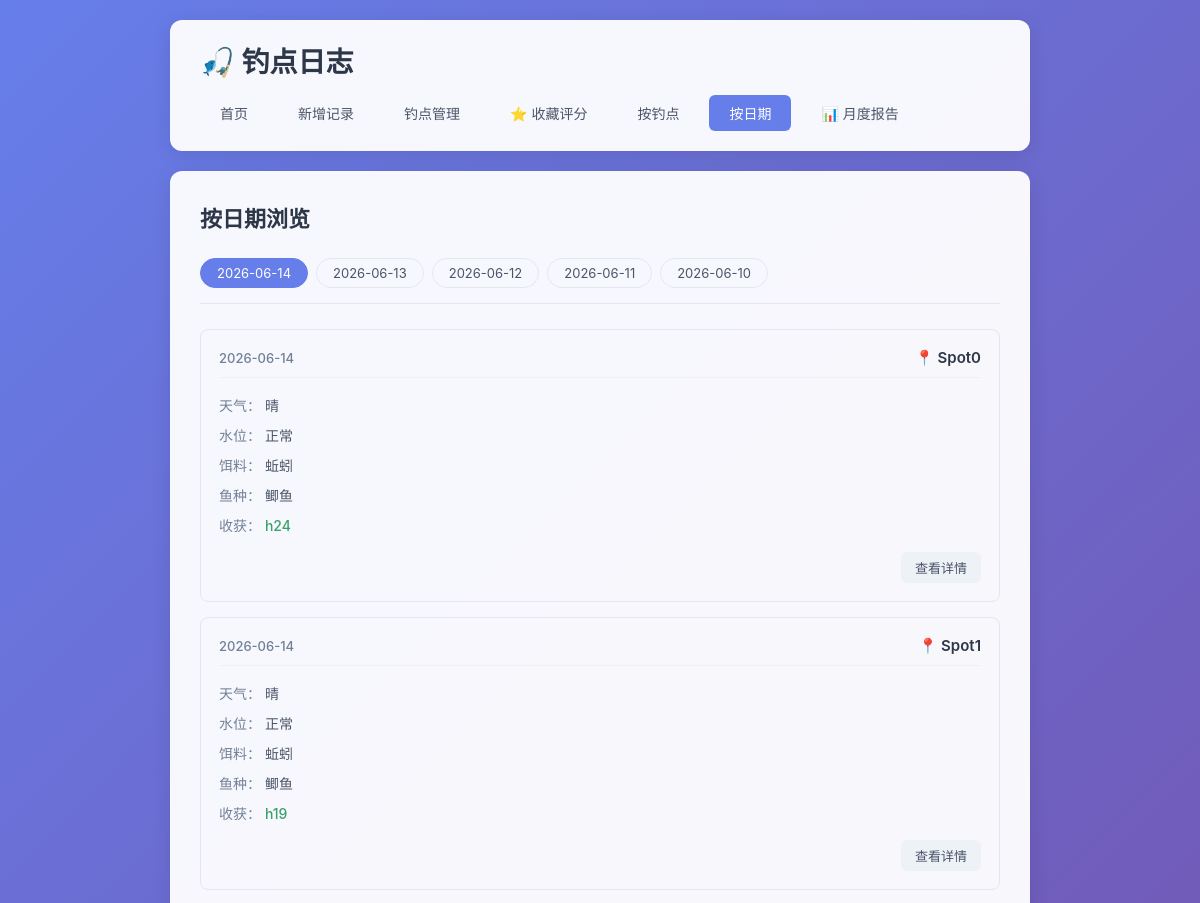
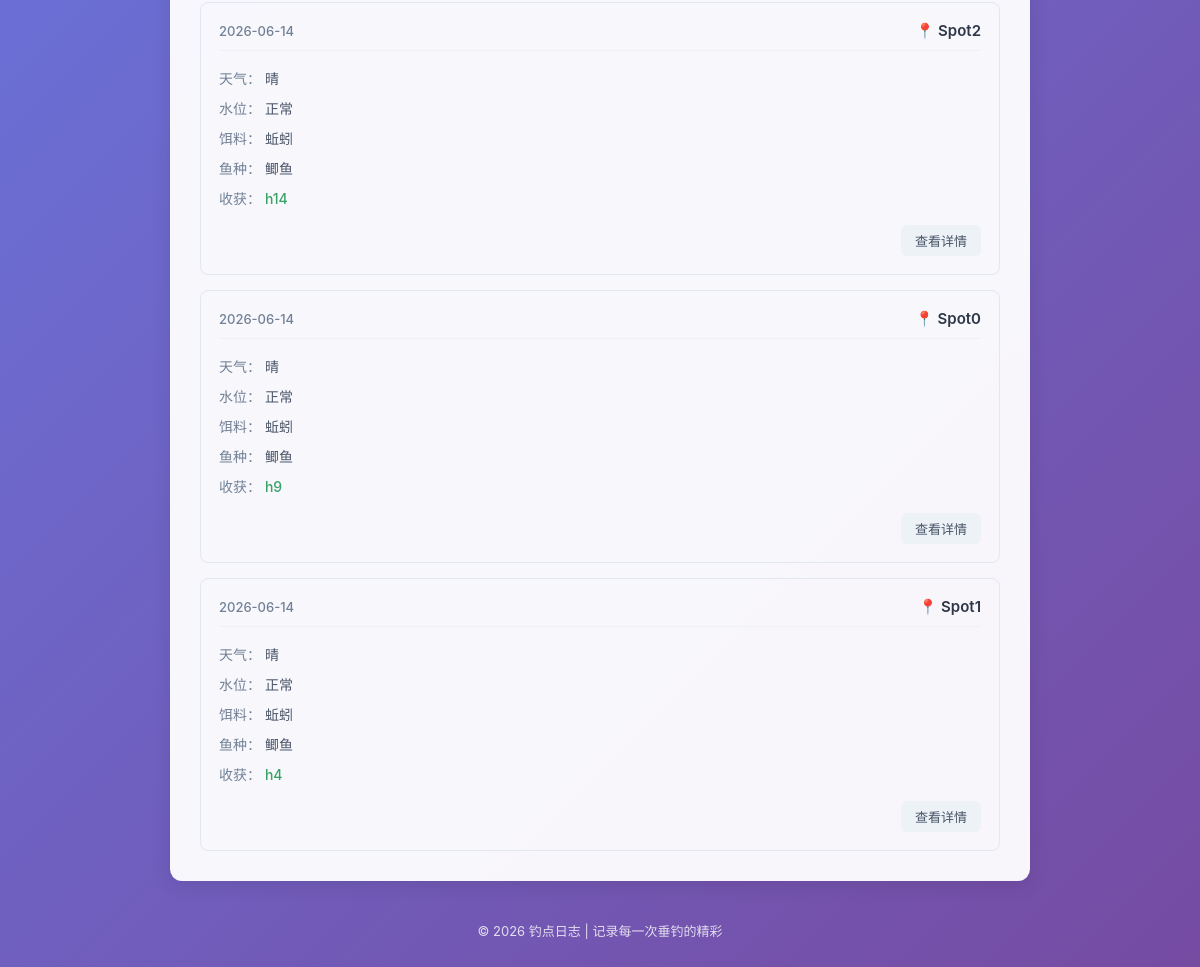
Page /by-date on the earlier database version (2 pictures, top to bottom).
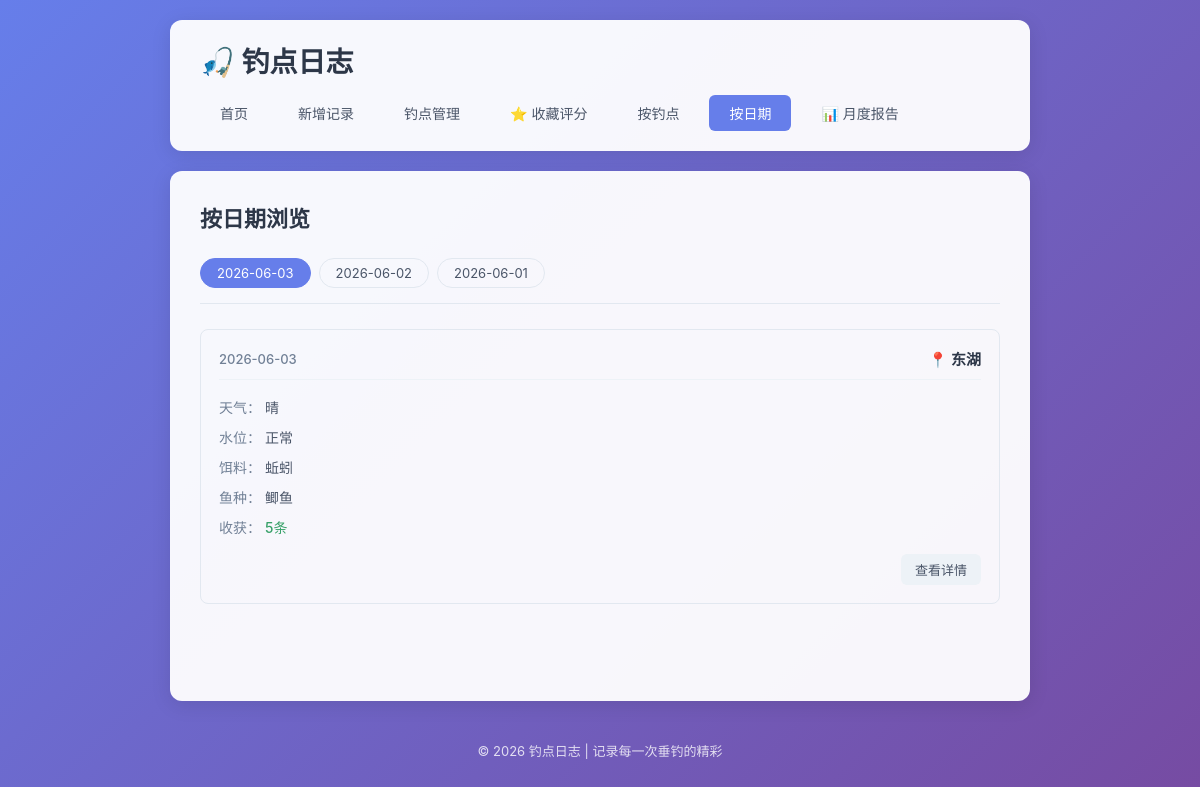
Same page on the later database version.
### tables this page shows
CREATE TABLE fishing_logs (
            id INTEGER PRIMARY KEY AUTOINCREMENT,
            spot TEXT NOT NULL,
            weather TEXT NOT NULL,
            water_level TEXT NOT NULL,
            bait TEXT NOT NULL,
            fish_species TEXT NOT NULL,
            harvest TEXT NOT NULL,
            next_strategy TEXT,
            created_at DATE NOT NULL
        );

### app.py (the view)
@app.route('/by-date')
def by_date():
    conn = get_db()
    dates = conn.execute(
        'SELECT DISTINCT created_at FROM fishing_logs ORDER BY created_at DESC'
    ).fetchall()
    date_list = [row['created_at'] for row in dates]
    selected_date = request.args.get('date', date_list[0] if date_list else None)
    logs = []
    if selected_date:
        logs = conn.execute(
            'SELECT * FROM fishing_logs WHERE created_at = ? ORDER BY id DESC',
            (selected_date,)
        ).fetchall()
    conn.close()
    return render_template('by_date.html', date_list=date_list, selected_date=selected_date, logs=logs)

### app.py (called while the page is built)
def get_db():
    conn = sqlite3.connect(DB_PATH)
    conn.row_factory = sqlite3.Row
    return conn

### templates/by_date.html (shortened to what this page needs)
{% extends 'base.html' %}
{% block content %}
    <div class="page-header">
        <h2>按日期浏览</h2>
    </div>
    {% if date_list %}
        <div class="filter-bar">
            {% for date in date_list %}
                <a href="{{ url_for('by_date', date=date) }}"
                   class="filter-btn {% if date == selected_date %}active{% endif %}">
                    {{ date }}
                </a>
            {% endfor %}
        </div>
        {% if logs %}
            <div class="log-list">
                {% for log in logs %}
                    <div class="log-card">
                        <div class="log-header">
                            <span class="log-date">{{ log['created_at'] }}</span>
                            <span class="log-spot">📍 {{ log['spot'] }}</span>
                        </div>
                        <div class="log-body">
                            <div class="log-row">
                                <span class="label">天气：</span>
                                <span>{{ log['weather'] }}</span>
                            </div>
                            <div class="log-row">
                                <span class="label">水位：</span>
                                <span>{{ log['water_level'] }}</span>
                            </div>
                            <div class="log-row">
                                <span class="label">饵料：</span>
                                <span>{{ log['bait'] }}</span>
                            </div>
                            <div class="log-row">
                                <span class="label">鱼种：</span>
                                <span>{{ log['fish_species'] }}</span>
                            </div>
                            <div class="log-row">
                                <span class="label">收获：</span>
                                <span class="harvest">{{ log['harvest'] }}</span>
                            </div>
                        </div>
                        <div class="log-footer">
                            <a href="{{ url_for('log_detail', log_id=log['id']) }}" class="btn btn-small">查看详情</a>
                        </div>
                    </div>
                {% endfor %}
            </div>
        {% else %}
            <div class="empty-state">
                <p>该日期暂无记录</p>
            </div>
        {% endif %}
    {% else %}
        <div class="empty-state">
            <p>还没有任何日期记录</p>
            <a href="{{ url_for('add_log') }}" class="btn btn-primary">+ 新增记录</a>
        </div>
    {% endif %}
{% endblock %}

Differences in the rows shown:
removed fishing_logs: created_at "2026-06-14", spot "Spot0", weather "晴", water_level "正常", bait "蚯蚓", fish_species "鲫鱼", harvest "h24"
removed fishing_logs: created_at "2026-06-14", spot "Spot1", weather "晴", water_level "正常", bait "蚯蚓", fish_species "鲫鱼", harvest "h19"
removed fishing_logs: created_at "2026-06-14", spot "Spot2", weather "晴", water_level "正常", bait "蚯蚓", fish_species "鲫鱼", harvest "h14"
removed fishing_logs: created_at "2026-06-14", spot "Spot0", weather "晴", water_level "正常", bait "蚯蚓", fish_species "鲫鱼", harvest "h9"
removed fishing_logs: created_at "2026-06-14", spot "Spot1", weather "晴", water_level "正常", bait "蚯蚓", fish_species "鲫鱼", harvest "h4"
added fishing_logs: created_at "2026-06-03", spot "东湖", weather "晴", water_level "正常", bait "蚯蚓", fish_species "鲫鱼", harvest "5条"
Other differences:
new list line: "2026-06-03"
new list line: "2026-06-02"
new list line: "2026-06-01"
list line gone: "2026-06-14"
list line gone: "2026-06-13"
list line gone: "2026-06-12"
list line gone: "2026-06-11"
list line gone: "2026-06-10"
